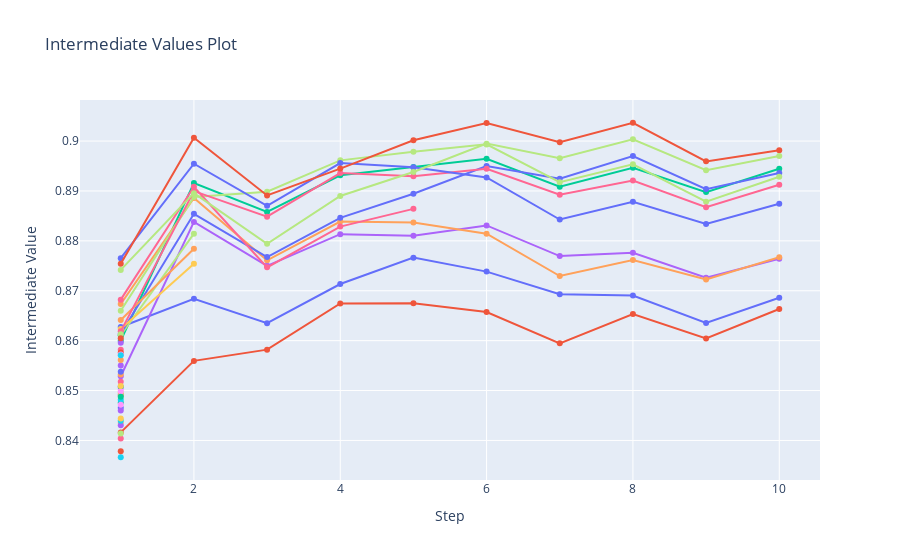

The cell this chart's notebook holds for it:
### Code cell
# Plot intermediate values of all trials in a study.
plot_intermediate_values(study)

### Figure 1 — Plotly figure (JSON) as saved in the notebook; plotly's stock layout.template omitted (floating-point values rounded to 4 significant figures)
{"data": [{"marker": {"maxdisplayed": 10}, "mode": "lines+markers", "name": "Trial0", "type": "scatter", "x": [1, 2, 3, 4, 5, 6, 7, 8, 9, 10], "y": [0.8627, 0.8684, 0.8635, 0.8713, 0.8766, 0.8738, 0.8693, 0.869, 0.8635, 0.8686]}, {"marker": {"maxdisplayed": 10}, "mode": "lines+markers", "name": "Trial1", "type": "scatter", "x": [1, 2, 3, 4, 5, 6, 7, 8, 9, 10], "y": [0.8416, 0.8559, 0.8582, 0.8675, 0.8675, 0.8657, 0.8595, 0.8654, 0.8604, 0.8663]}, {"marker": {"maxdisplayed": 10}, "mode": "lines+markers", "name": "Trial2", "type": "scatter", "x": [1, 2, 3, 4, 5, 6, 7, 8, 9, 10], "y": [0.86, 0.8916, 0.8858, 0.8931, 0.8948, 0.8964, 0.8908, 0.8946, 0.8898, 0.8944]}, {"marker": {"maxdisplayed": 10}, "mode": "lines+markers", "name": "Trial3", "type": "scatter", "x": [1, 2, 3, 4, 5, 6, 7, 8, 9, 10], "y": [0.8529, 0.8838, 0.875, 0.8813, 0.881, 0.8831, 0.877, 0.8776, 0.8726, 0.8764]}, {"marker": {"maxdisplayed": 10}, "mode": "lines+markers", "name": "Trial4", "type": "scatter", "x": [1, 2, 3, 4, 5, 6, 7, 8, 9, 10], "y": [0.8673, 0.8886, 0.8761, 0.8839, 0.8837, 0.8814, 0.873, 0.8762, 0.8722, 0.8767]}, {"marker": {"maxdisplayed": 10}, "mode": "lines+markers", "name": "Trial5", "type": "scatter", "x": [1], "y": [0.8492]}, {"marker": {"maxdisplayed": 10}, "mode": "lines+markers", "name": "Trial6", "type": "scatter", "x": [1], "y": [0.8582]}, {"marker": {"maxdisplayed": 10}, "mode": "lines+markers", "name": "Trial7", "type": "scatter", "x": [1, 2], "y": [0.8611, 0.8814]}, {"marker": {"maxdisplayed": 10}, "mode": "lines+markers", "name": "Trial8", "type": "scatter", "x": [1], "y": [0.8504]}, {"marker": {"maxdisplayed": 10}, "mode": "lines+markers", "name": "Trial9", "type": "scatter", "x": [1], "y": [0.8436]}, {"marker": {"maxdisplayed": 10}, "mode": "lines+markers", "name": "Trial10", "type": "scatter", "x": [1, 2, 3, 4, 5, 6, 7, 8, 9, 10], "y": [0.8614, 0.8854, 0.8768, 0.8846, 0.8894, 0.895, 0.8924, 0.897, 0.8904, 0.8936]}, {"marker": {"maxdisplayed": 10}, "mode": "lines+markers", "name": "Trial11", "type": "scatter", "x": [1], "y": [0.8576]}, {"marker": {"maxdisplayed": 10}, "mode": "lines+markers", "name": "Trial12", "type": "scatter", "x": [1], "y": [0.8476]}, {"marker": {"maxdisplayed": 10}, "mode": "lines+markers", "name": "Trial13", "type": "scatter", "x": [1], "y": [0.8431]}, {"marker": {"maxdisplayed": 10}, "mode": "lines+markers", "name": "Trial14", "type": "scatter", "x": [1, 2], "y": [0.8641, 0.8784]}, {"marker": {"maxdisplayed": 10}, "mode": "lines+markers", "name": "Trial15", "type": "scatter", "x": [1], "y": [0.8366]}, {"marker": {"maxdisplayed": 10}, "mode": "lines+markers", "name": "Trial16", "type": "scatter", "x": [1], "y": [0.8404]}, {"marker": {"maxdisplayed": 10}, "mode": "lines+markers", "name": "Trial17", "type": "scatter", "x": [1, 2, 3, 4, 5, 6, 7, 8, 9, 10], "y": [0.866, 0.8888, 0.8898, 0.8961, 0.8978, 0.8993, 0.8918, 0.8954, 0.8878, 0.8928]}, {"marker": {"maxdisplayed": 10}, "mode": "lines+markers", "name": "Trial18", "type": "scatter", "x": [1], "y": [0.8572]}, {"marker": {"maxdisplayed": 10}, "mode": "lines+markers", "name": "Trial19", "type": "scatter", "x": [1, 2], "y": [0.8624, 0.8754]}, {"marker": {"maxdisplayed": 10}, "mode": "lines+markers", "name": "Trial20", "type": "scatter", "x": [1], "y": [0.8465]}, {"marker": {"maxdisplayed": 10}, "mode": "lines+markers", "name": "Trial21", "type": "scatter", "x": [1], "y": [0.8379]}, {"marker": {"maxdisplayed": 10}, "mode": "lines+markers", "name": "Trial22", "type": "scatter", "x": [1], "y": [0.8611]}, {"marker": {"maxdisplayed": 10}, "mode": "lines+markers", "name": "Trial23", "type": "scatter", "x": [1], "y": [0.8596]}, {"marker": {"maxdisplayed": 10}, "mode": "lines+markers", "name": "Trial24", "type": "scatter", "x": [1], "y": [0.8532]}, {"marker": {"maxdisplayed": 10}, "mode": "lines+markers", "name": "Trial25", "type": "scatter", "x": [1], "y": [0.844]}, {"marker": {"maxdisplayed": 10}, "mode": "lines+markers", "name": "Trial26", "type": "scatter", "x": [1, 2, 3, 4, 5, 6, 7, 8, 9, 10], "y": [0.8619, 0.89, 0.8849, 0.8936, 0.8929, 0.8944, 0.8893, 0.8921, 0.8867, 0.8912]}, {"marker": {"maxdisplayed": 10}, "mode": "lines+markers", "name": "Trial27", "type": "scatter", "x": [1], "y": [0.8613]}, {"marker": {"maxdisplayed": 10}, "mode": "lines+markers", "name": "Trial28", "type": "scatter", "x": [1], "y": [0.8506]}, {"marker": {"maxdisplayed": 10}, "mode": "lines+markers", "name": "Trial29", "type": "scatter", "x": [1], "y": [0.8495]}, {"marker": {"maxdisplayed": 10}, "mode": "lines+markers", "name": "Trial30", "type": "scatter", "x": [1, 2, 3, 4, 5, 6, 7, 8, 9, 10], "y": [0.8765, 0.8955, 0.887, 0.8956, 0.8947, 0.8927, 0.8843, 0.8878, 0.8834, 0.8874]}, {"marker": {"maxdisplayed": 10}, "mode": "lines+markers", "name": "Trial31", "type": "scatter", "x": [1, 2, 3, 4, 5, 6, 7, 8, 9, 10], "y": [0.8754, 0.9007, 0.8891, 0.8945, 0.9001, 0.9036, 0.8997, 0.9037, 0.8959, 0.8981]}, {"marker": {"maxdisplayed": 10}, "mode": "lines+markers", "name": "Trial32", "type": "scatter", "x": [1], "y": [0.8508]}, {"marker": {"maxdisplayed": 10}, "mode": "lines+markers", "name": "Trial33", "type": "scatter", "x": [1], "y": [0.855]}, {"marker": {"maxdisplayed": 10}, "mode": "lines+markers", "name": "Trial34", "type": "scatter", "x": [1], "y": [0.849]}, {"marker": {"maxdisplayed": 10}, "mode": "lines+markers", "name": "Trial35", "type": "scatter", "x": [1], "y": [0.8482]}, {"marker": {"maxdisplayed": 10}, "mode": "lines+markers", "name": "Trial36", "type": "scatter", "x": [1], "y": [0.8518]}, {"marker": {"maxdisplayed": 10}, "mode": "lines+markers", "name": "Trial37", "type": "scatter", "x": [1], "y": [0.8414]}, {"marker": {"maxdisplayed": 10}, "mode": "lines+markers", "name": "Trial38", "type": "scatter", "x": [1], "y": [0.8499]}, {"marker": {"maxdisplayed": 10}, "mode": "lines+markers", "name": "Trial39", "type": "scatter", "x": [1], "y": [0.8509]}, {"marker": {"maxdisplayed": 10}, "mode": "lines+markers", "name": "Trial40", "type": "scatter", "x": [1], "y": [0.8538]}, {"marker": {"maxdisplayed": 10}, "mode": "lines+markers", "name": "Trial41", "type": "scatter", "x": [1], "y": [0.8605]}, {"marker": {"maxdisplayed": 10}, "mode": "lines+markers", "name": "Trial42", "type": "scatter", "x": [1], "y": [0.8487]}, {"marker": {"maxdisplayed": 10}, "mode": "lines+markers", "name": "Trial43", "type": "scatter", "x": [1], "y": [0.846]}, {"marker": {"maxdisplayed": 10}, "mode": "lines+markers", "name": "Trial44", "type": "scatter", "x": [1], "y": [0.8561]}, {"marker": {"maxdisplayed": 10}, "mode": "lines+markers", "name": "Trial45", "type": "scatter", "x": [1], "y": [0.8571]}, {"marker": {"maxdisplayed": 10}, "mode": "lines+markers", "name": "Trial46", "type": "scatter", "x": [1, 2, 3, 4, 5], "y": [0.8682, 0.8908, 0.8747, 0.8829, 0.8864]}, {"marker": {"maxdisplayed": 10}, "mode": "lines+markers", "name": "Trial47", "type": "scatter", "x": [1, 2, 3, 4, 5, 6, 7, 8, 9, 10], "y": [0.8742, 0.8896, 0.8794, 0.889, 0.8938, 0.8995, 0.8965, 0.9003, 0.8942, 0.897]}, {"marker": {"maxdisplayed": 10}, "mode": "lines+markers", "name": "Trial48", "type": "scatter", "x": [1], "y": [0.8472]}, {"marker": {"maxdisplayed": 10}, "mode": "lines+markers", "name": "Trial49", "type": "scatter", "x": [1], "y": [0.8444]}], "layout": {"showlegend": false, "title": {"text": "Intermediate Values Plot"}, "xaxis": {"title": {"text": "Step"}}, "yaxis": {"title": {"text": "Intermediate Value"}}}}
